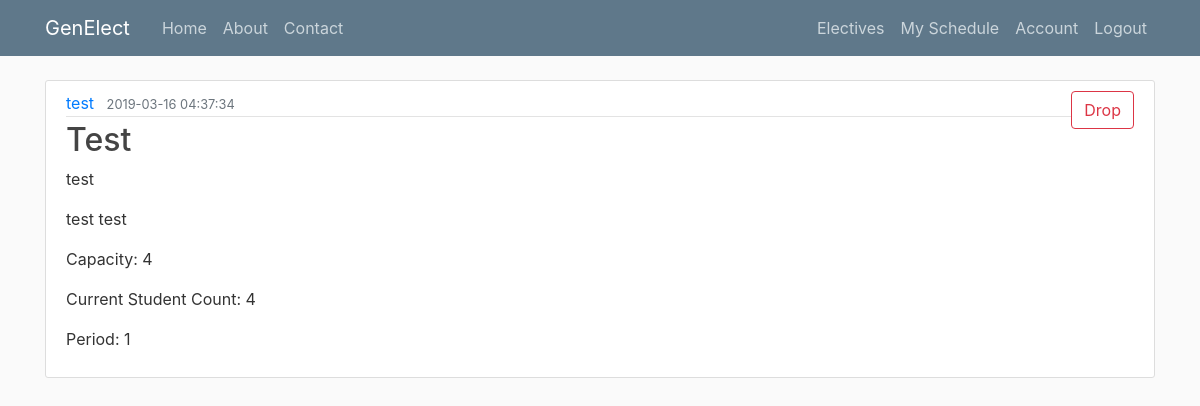
/offerings (signed in), run on the app's committed database.
### genElect/models.py (models this page shows)
class Base(db.Model):
    __abstract__ = True
    id = db.Column(db.Integer, primary_key=True, autoincrement=True)
    date_created = db.Column(db.DateTime, default=db.func.current_timestamp())
    date_modified = db.Column(db.DateTime, default=db.func.current_timestamp(),
            onupdate=db.func.current_timestamp())

class Offerings(Base):
    __tablename__ = 'offerings'
    day = db.Column(db.Date)
    period_start = db.Column(db.Integer)
    period_length = db.Column(db.Integer)
    building = db.Column(db.String(100))
    room = db.Column(db.String(100))
    instructor = db.Column(db.String(100))
    current_count = db.Column(db.Integer)
    capacity = db.Column(db.Integer)
    elective_id = db.Column(db.Integer, db.ForeignKey('electives.id'), nullable=False)
    registrations = db.relationship('Registrations', backref='offering', lazy=True)

class Electives(Base):
    __tablename__ = 'electives'
    name = db.Column(db.String(100))
    description = db.Column(db.String(500))
    prerequisites = db.Column(db.String(500))
    offerings = db.relationship('Offerings', backref='elective', lazy=True)

### genElect/__init__.py (the view)
@app.route("/electives") #FOR STUDENT USE
@app.route("/offerings") #FOR STUDENT USE
def electives():
    if current_user.is_authenticated:
        offerings = Offerings.query.all()
        registered = [] #build out list of registered offerings
        registrations = current_user.registrations
        for registration in registrations:
            registered.append(registration.offering)
        return render_template('studentelectives.html', offerings=offerings, registered=registered)
    else:
        flash("Please login first", 'info')
        return redirect(url_for('login'))

### genElect/__init__.py (called while the page is built)
@login_manager.user_loader
def load_user(user_id):
    return Users.query.get(int(user_id))

### genElect/templates/studentelectives.html
{% extends "layout.html" %}
{% block content %}
    {% for offering in offerings %}
        <article class="media content-section">
          <div class="media-body">
            <div class="article-metadata">
              <a class="mr-2" href="#">{{offering.instructor}}</a>
              <small class="text-muted">{{ offering.date_created }}</small>
            </div>
            <h2><a class="article-title" href="#">{{ offering.elective.name }}</a></h2>
            <p class="article-content">{{ offering.elective.description }}</p>
            <p class="article-content">{{ offering.building }} {{ offering.room }}</p>
            <p class="article-content">Capacity: {{ offering.capacity }}</p>
            <p class="article-content">Current Student Count: {{ offering.current_count }}</p>
            <p class="article-content">Period: {{ offering.period_start }}</p>
          </div>
          <div class="form-group">
            {% if offering in registered %}
              <button type="button" onclick="window.location.href = '/drop/{{offering.id}}'" class="btn btn-outline-danger">Drop</button>
            {% else %}
              <button type="button" onclick="window.location.href = '/register/{{offering.id}}'" class="btn btn-outline-success">Register</button>
            {% endif %}
        </div>
        </article>
    {% endfor %}
{% endblock content %}

### genElect/static/main.css (style rules this page uses)
body { background: #fafafa; color: #333333; margin-top: 5rem; }
h1, h2, h3, h4, h5, h6 { color: #444444; }
.content-section { background: #ffffff; padding: 10px 20px; border: 1px solid #dddddd; border-radius: 3px; margin-bottom: 20px; }
.article-title { color: #444444; }
.article-content { white-space: pre-line; }
.article-metadata { padding-bottom: 1px; margin-bottom: 4px; border-bottom: 1px solid #e3e3e3 }

### data on the page
Offerings: instructor "test", date_created "2019-03-16 04:37:34", elective.name "Test", elective.description "test", building "test", room "test", capacity "4", current_count "4", period_start "1"
